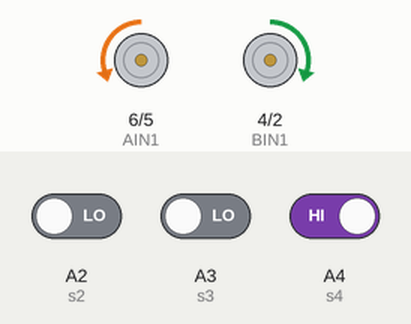
The sketch below on a simulated Arduino Uno, built with avr-gcc and run on an emulated ATmega328P. Shown: motor-driver pin pairs drawn as motors (green arrow = first pin HIGH = forward, orange = second pin HIGH = backward, longer = more drive, scaled by the enable pin). The test bench sets the inputs (shaded band); at power-on: A4 (s4) HIGH, A2 (s2) LOW, A3 (s3) LOW.

Above: at 1.2 s.
1.3 s: A4 (s4) driven LOW
At 1.53 s:
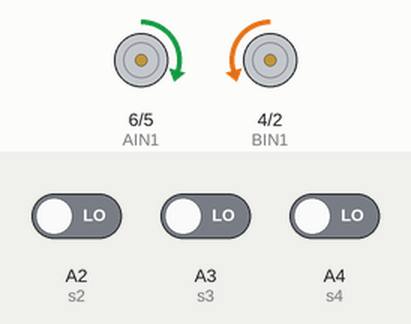
4.3 s: A2 (s2) driven HIGH
5.8 s: A4 (s4) driven HIGH
At 6.2 s:
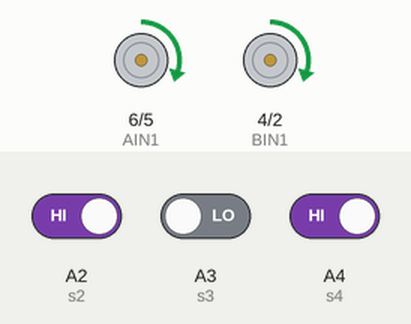
7.4 s: A2 (s2) driven LOW
At 8.4 s:
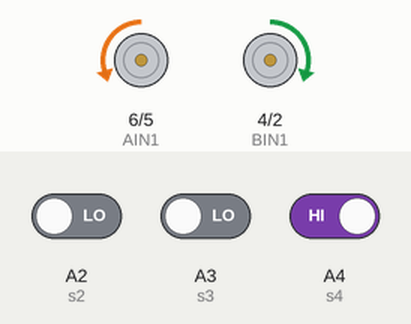
Timing chart, 0 to 9.9 s (numbered marks = the images above; inputs shaded):
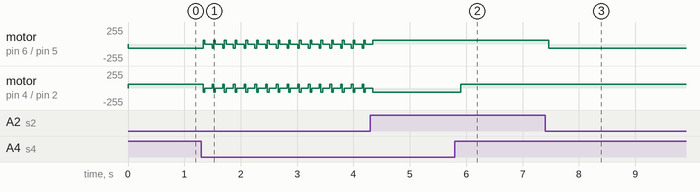

Measured:
- after the input at 5.8 s, motor on pin 4 (BIN1) / pin 2 (BIN2): backward 60/255 → forward 60/255 after 0.10 s
- after the input at 7.4 s, motor on pin 6 (AIN1) / pin 5 (AIN2): forward 60/255 → backward 60/255 after 0.06 s

The sketch:

Line_Follower_Polulo_Motor_ctrl.ino
```cpp
//Arduino PWM Speed Control：
#define s1  A1
#define s2  A2
#define s3  A3
#define s4  A4
#define s5  A5

int PWMA = 9;
int PWMB = 3;
int AIN1 = 6;
int AIN2 = 5;
int BIN1 = 4;
int BIN2 = 2;
int STBY = 8;


void tras(int value){
    digitalWrite(STBY, HIGH);
    digitalWrite(AIN1, LOW);
    digitalWrite(AIN2, HIGH);
    analogWrite(PWMA, value);
    digitalWrite(STBY, HIGH);
    digitalWrite(BIN1, LOW);
    digitalWrite(BIN2, HIGH);
    analogWrite(PWMB, value);
    delay(30);
}

void frente(int value){
    digitalWrite(STBY, HIGH);
    digitalWrite(AIN1, HIGH);
    digitalWrite(AIN2, LOW);
    analogWrite(PWMA, value);
    digitalWrite(STBY, HIGH);
    digitalWrite(BIN1, HIGH);
    digitalWrite(BIN2, LOW);
    analogWrite(PWMB, value);
    delay(30);
}

void direita(int value){
    digitalWrite(STBY, HIGH);
    digitalWrite(AIN1, HIGH);
    digitalWrite(AIN2, LOW);
    analogWrite(PWMA, value);
    digitalWrite(STBY, HIGH);
    digitalWrite(BIN1, LOW);
    digitalWrite(BIN2, HIGH);
    analogWrite(PWMB, value);
    delay(30);
}

void esquerda(int value){
    digitalWrite(STBY, HIGH);
    digitalWrite(AIN1, LOW);
    digitalWrite(AIN2, HIGH);
    analogWrite(PWMA, value);
    digitalWrite(STBY, HIGH);
    digitalWrite(BIN1, HIGH);
    digitalWrite(BIN2, LOW);
    analogWrite(PWMB, value);
    delay(30);
}

void setup()
{
  pinMode(AIN1, OUTPUT);
  pinMode(AIN2, OUTPUT);
  pinMode(BIN1, OUTPUT);
  pinMode(BIN2, OUTPUT);
  pinMode(s1, INPUT);
  pinMode(s2, INPUT);
  pinMode(s3, INPUT);
  pinMode(s4, INPUT);
  pinMode(s5, INPUT);
}

void loop()
{
  //int SCLP = digitalRead(CLP);
  //int Snear = digitalRead(near);
  //
  int sens3 = digitalRead(s3);
  int sens2 = digitalRead(s2);
  int sens4 = digitalRead(s4);
  int val = 60;

  if (sens2 and sens4){
        //frente
        val = 60;
        frente(val);
  }
  if (!sens2){
        //esquerda
        val = 60;
        esquerda(val);
  }
  if (!sens4){
        //direita
        val = 60;
        direita(val);
  }
  if (!sens2 and !sens4){
        //direita
        val = 0;
        tras(val);
  }

  delay(100);
}
```
